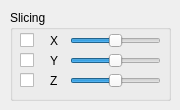
        <widget class="QWidget" name="tab_21">
         <attribute name="title">
          <string>Slicing</string>
         </attribute>
         <widget class="QGroupBox" name="visiblePhases_4">
          <property name="geometry">
           <rect>
            <x>10</x>
            <y>10</y>
            <width>161</width>
            <height>91</height>
           </rect>
          </property>
          <property name="sizePolicy">
           <sizepolicy hsizetype="MinimumExpanding" vsizetype="Minimum">
            <horstretch>0</horstretch>
            <verstretch>91</verstretch>
           </sizepolicy>
          </property>
          <property name="minimumSize">
           <size>
            <width>113</width>
            <height>91</height>
           </size>
          </property>
          <property name="title">
           <string>Slicing</string>
          </property>
          <property name="flat">
           <bool>true</bool>
          </property>
          <property name="checkable">
           <bool>false</bool>
          </property>
          <property name="checked">
           <bool>false</bool>
          </property>
          <widget class="QCheckBox" name="xCutCheckBox">
           <property name="geometry">
            <rect>
             <x>10</x>
             <y>20</y>
             <width>21</width>
             <height>21</height>
            </rect>
           </property>
           <property name="text">
            <string/>
           </property>
          </widget>
          <widget class="QCheckBox" name="yCutCheckBox">
           <property name="geometry">
            <rect>
             <x>10</x>
             <y>40</y>
             <width>21</width>
             <height>21</height>
            </rect>
           </property>
           <property name="text">
            <string/>
           </property>
          </widget>
          <widget class="QCheckBox" name="zCutCheckBox">
           <property name="geometry">
            <rect>
             <x>10</x>
             <y>60</y>
             <width>21</width>
             <height>21</height>
            </rect>
           </property>
           <property name="text">
            <string/>
           </property>
          </widget>
          <widget class="QLabel" name="label_52">
           <property name="geometry">
            <rect>
             <x>40</x>
             <y>20</y>
             <width>21</width>
             <height>21</height>
            </rect>
           </property>
           <property name="text">
            <string>X</string>
           </property>
          </widget>
          <widget class="QLabel" name="label_53">
           <property name="geometry">
            <rect>
             <x>40</x>
             <y>40</y>
             <width>21</width>
             <height>21</height>
            </rect>
           </property>
           <property name="text">
            <string>Y</string>
           </property>
          </widget>
          <widget class="QLabel" name="label_54">
           <property name="geometry">
            <rect>
             <x>40</x>
             <y>60</y>
             <width>21</width>
             <height>21</height>
            </rect>
           </property>
           <property name="text">
            <string>Z</string>
           </property>
          </widget>
          <widget class="QSlider" name="xSlider">
           <property name="geometry">
            <rect>
             <x>60</x>
             <y>20</y>
             <width>91</width>
             <height>21</height>
            </rect>
           </property>
           <property name="maximum">
            <number>100</number>
           </property>
           <property name="singleStep">
            <number>1</number>
           </property>
           <property name="value">
            <number>50</number>
           </property>
           <property name="orientation">
            <enum>Qt::Horizontal</enum>
           </property>
          </widget>
          <widget class="QSlider" name="ySlider">
           <property name="geometry">
            <rect>
             <x>60</x>
             <y>40</y>
             <width>91</width>
             <height>21</height>
            </rect>
           </property>
           <property name="maximum">
            <number>100</number>
           </property>
           <property name="singleStep">
            <number>1</number>
           </property>
           <property name="value">
            <number>50</number>
           </property>
           <property name="orientation">
            <enum>Qt::Horizontal</enum>
           </property>
          </widget>
          <widget class="QSlider" name="zSlider">
           <property name="geometry">
            <rect>
             <x>60</x>
             <y>60</y>
             <width>91</width>
             <height>21</height>
            </rect>
           </property>
           <property name="maximum">
            <number>100</number>
           </property>
           <property name="singleStep">
            <number>1</number>
           </property>
           <property name="value">
            <number>50</number>
           </property>
           <property name="orientation">
            <enum>Qt::Horizontal</enum>
           </property>
          </widget>
         </widget>
        </widget>
